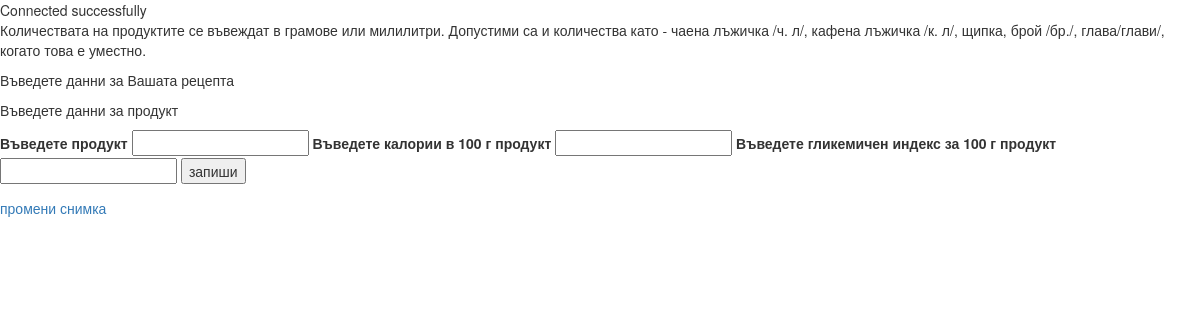
Before: /pre_project/update_new_product.php?product=пълнозърнест хляб with the older database file.
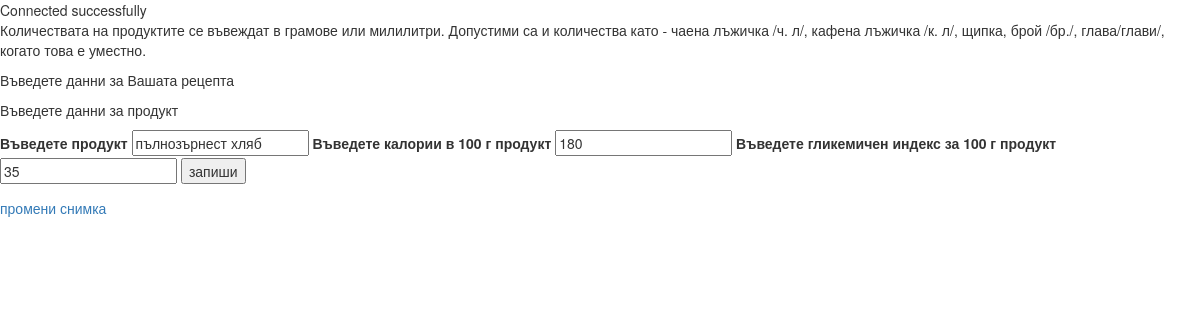
After: the same page with the newer database file.
### tables this page shows
CREATE TABLE IF NOT EXISTS `products` (
  `id` int(11) NOT NULL AUTO_INCREMENT,
  `product` varchar(200) NOT NULL,
  `product_type` int(11) DEFAULT NULL,
  `calories` int(11) NOT NULL,
  `gi` int(11) NOT NULL,
  `picture` blob,
  `user_id` int(11) NOT NULL,
  `date_deleted` date DEFAULT NULL,
  PRIMARY KEY (`id`),
  UNIQUE KEY `product` (`product`),
  KEY `product_type` (`product_type`),
  KEY `users_id` (`user_id`)
);

### pre_project/update_new_product.php (the view, shortened to what this page needs)
<?php
require_once('includes.php');
if(!empty($_GET)) {
	$product = $_GET['product'];
} else {
	$product = '';
}
$q = "SELECT * FROM `products` WHERE `product` = '$product'";
$result = mysqli_query($connect, $q);
if (mysqli_num_rows($result)>0) {
	$row = mysqli_fetch_assoc($result);
}
?>
<!DOCTYPE html>
<html lang="en">
<head>
	<link rel="stylesheet" href="https://maxcdn.bootstrapcdn.com/bootstrap/3.3.5/css/bootstrap.min.css">
	<link rel="stylesheet" href="https://maxcdn.bootstrapcdn.com/bootstrap/3.3.5/css/bootstrap-theme.min.css">
</head>
<body>
	<p>Количествата на продуктите се въвеждат в грамове или милилитри. Допустими са и количества като - чаена лъжичка /ч. л/, кафена лъжичка /к. л/, щипка, брой /бр./, глава/глави/, когато това е уместно. </p>
	<p>Въведете данни за Вашата рецепта</p>
	<form method="post" action="update_new_product.php">
		<p>Въведете данни за продукт</p>
		<label for="nm">Въведете продукт</label>
		<input type="text" name="product" id="nm" value="<?php if(isset($row['product'])) {echo $row['product']; }?>">
		<label for="cal">Въведете калории в 100 г продукт</label>
		<input type="number" name="cal" id="cal" value="<?php echo $row['calories'];?>">
		<label for="gi">Въведете гликемичен индекс за 100 г продукт</label>
		<input type="number" name="gi" id="gi" value="<?php echo $row['gi'];?>">
		<input type="submit" value="запиши" name="submit">
	</form>
	<a href="product_photo.php?product=<?php echo $product?>">промени снимка</a>
	</body>
	</html>

Changed rows visible on the page:
added products: product "пълнозърнест хляб", cal "180", gi "35"
